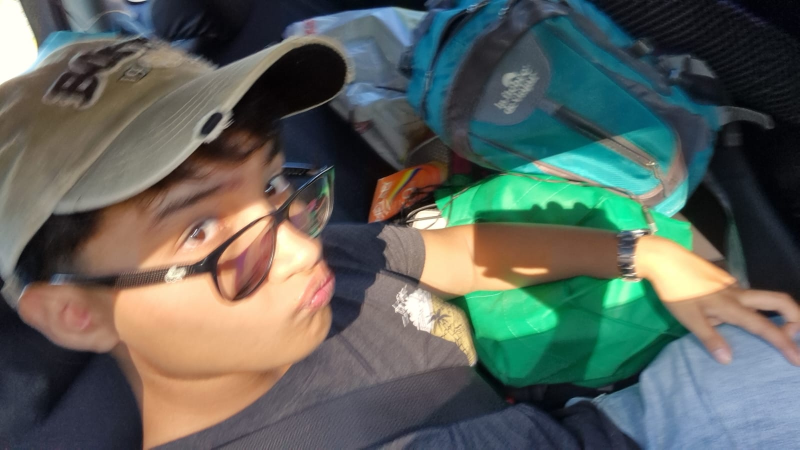
#> input picture resources/Me_foto.jpeg, 1599 x 899 px, found by its file name (shown at 1/2 size); its folder holds 5 pictures in this run
$ python -i main.py   (imports and definitions only)
#> lines starting #> are read from the running program, lines starting #| are printed output that depends on the picture
import tkinter as tk
from PIL import Image, ImageTk
import pygame as pg

#Variables globales
win_open = None
music_on = False

#Constantes de diseño
WIDTH = 500
HEIGHT = 500
ANI_W = 500
ANI_H = 400
RADIO = 25

# [5 lines not run here, left out]
WIDTH = 500
HEIGHT = 500
#Función de análisis numérico.
# [71 lines left out: functions Analisis_num, Analisis_num_aux, abrir_analisis_num, not called in this run]

#Ventana de Ficha personal
def ficha_personal ():
    global win_open, music_on#Llamada a variables globales
    if  win_open is not None and win_open.winfo_exists():#Revisión de ventana
        win_open.lift()#Tirarla hacia adelante
        return
    window2 = tk.Toplevel()#ventana secundaria número 2
    win_open = window2
    window2.title("Ficha personal")
    window2.geometry("700x700")
    window2.resizable(False, False)

    window2.protocol("WM_DELETE_WINDOW", lambda: cerrar_window2())#Para que pare la música si se cierra con X

    pg.mixer.init()
    pg.mixer.music.load("resources/Cancion_audioP3.mp3")#importación de audio
    # [10 lines left out: function cerrar_window2, not called in this run]

    canva3 = tk.Canvas(window2, bg="#D69D17", width=700, height=700)
    canva3.pack(fill="both", expand=True)#Para que cubra toda la ventana
    #Etiquetas de la información personal
    tk.Label(canva3, text="MI FICHA PERSONAL", font=("TimesNewRoman", 20, "bold"), bg="#D49D1B").pack(pady=10)
    tk.Label(canva3, text="Nombre: Francisco Li Ruiz", bg="#D69D17", font=("TimesNewRoman", 11)).pack()
    tk.Label(canva3, text="Carné: 2026014113", bg="#D69D17", font=("TimesNewRoman", 11)).pack()
    tk.Label(canva3, text="Edad: 17 años", bg="#D69D17", font=("TimesNewRoman", 11)).pack()
    Biotext="Biografía: Soy estudiante de ingeniería en computadores en el TEC, actualmente vivo en una residencia como a 300 metros de la entrada principal del TEC pero originialmente soy de Barva, Heredia. Me gusta tocar piano, entrenar, disfruto mucho comer de todo y esta es mi primer interfaz gráfica utilizando tkinter."

    lbl_Biotext = tk.Message(canva3, text=Biotext, bg="#D69D17", font=("TimesNewRoman", 11), width=400)

    lbl_Biotext = tk.Message(canva3, text=Biotext, bg="#D69D17", font=("TimesNewRoman", 11), width=400)#Para adaptar el texto a el tamaño deseado

    lbl_Biotext.pack()
    tk.Label(canva3, text="Géneros musicales favoritos: Indie pop, salsa, jazz, piano clásico", bg="#D69D17", font=("TimesNewRoman", 11), width=450).pack()

    #Imagenes pillow
    img_me = Image.open("resources/Me_foto.JPEG").resize((170, 170))#Tamaño de imagen
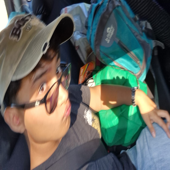
#> img_me: PIL image 170x170 RGB; mean R, G, B 92.3, 99.3, 92.5
    img1 = ImageTk.PhotoImage(img_me)
    label_img1 = tk.Label(canva3, image=img1, bg="#D69D17")#Para que aparezca y se vea de acuerdo al fondo del canvas
    label_img1.image = img1#Para que no desaparezca
    label_img1.place(x=60, y=300)#Ubicación de la imágen
    tk.Label(canva3, text="Yo", bg="#D69D17", font=("TimesNewRoman", 10, "bold")).place(x=60, y=380)#Etiqueta que indica de que trata la imágen


    img_lugar = Image.open("resources/Home_foto.jpeg").resize((170, 170))
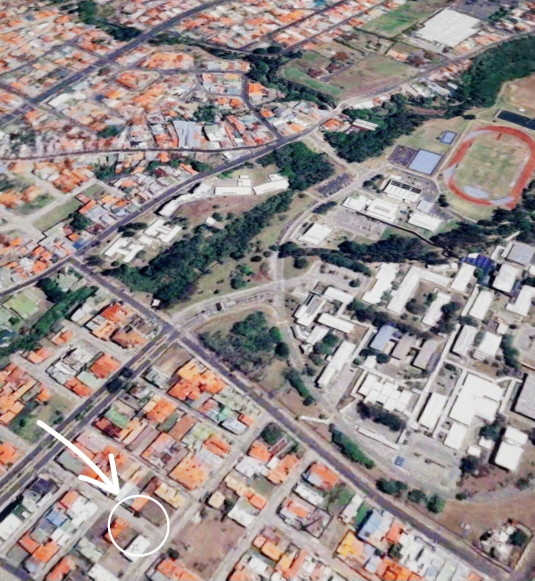
#> input picture resources/Home_foto.jpeg, 1069 x 1161 px (shown at 1/2 size)
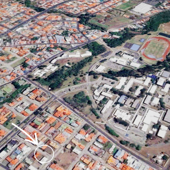
#> img_lugar: PIL image 170x170 RGB; mean R, G, B 148.7, 139, 137.9
    img2 = ImageTk.PhotoImage(img_lugar)
    label_img2 = tk.Label(canva3, image=img2, bg="#D69D17")
    label_img2.image = img2
    label_img2.place(x=60, y=500)
    tk.Label(canva3, text="Donde Vivo", bg="#D69D17", font=("TimesNewRoman", 10, "bold")).place(x=60, y=600)

    img_hobby = Image.open("resources/hobby_foto.jpg").resize((170, 170))
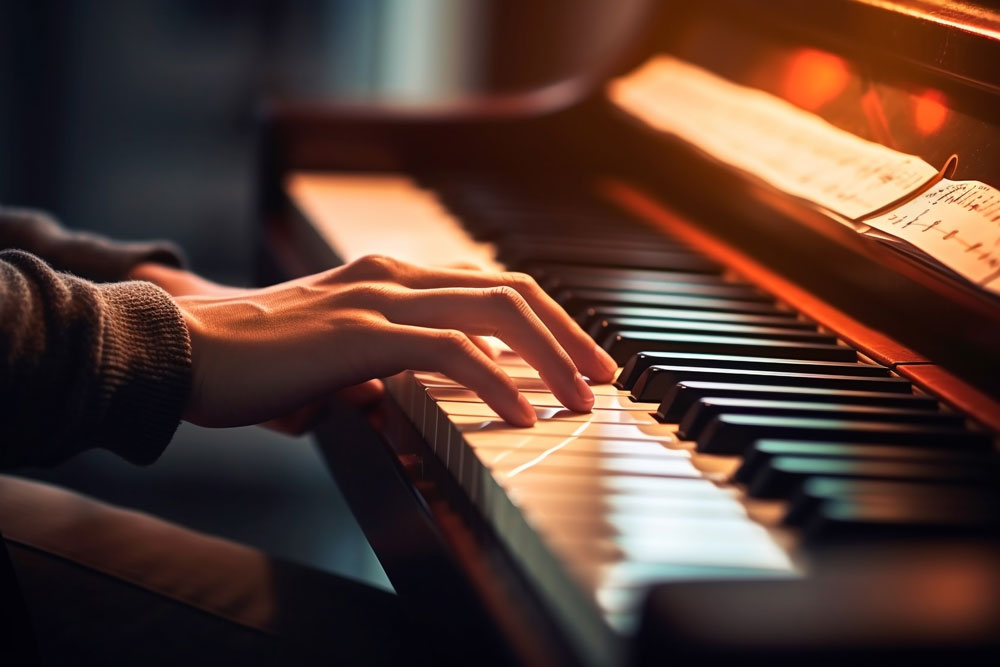
#> input picture resources/hobby_foto.jpg, 1000 x 667 px
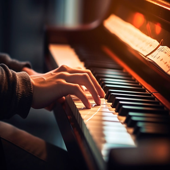
#> img_hobby: PIL image 170x170 RGB; mean R, G, B 87.1, 61, 51.3
    img3 = ImageTk.PhotoImage(img_hobby)
    label_img3 = tk.Label(canva3, image=img3, bg="#D69D17")
    label_img3.image = img3
    label_img3.place(x=500, y=300)
    tk.Label(canva3, text="Mi hobby", bg="#D69D17", font=("TimesNewRoman", 10, "bold")).place(x=500, y=380)

    img_artist = Image.open("resources/Mac_foto.jpg").resize((170, 170))
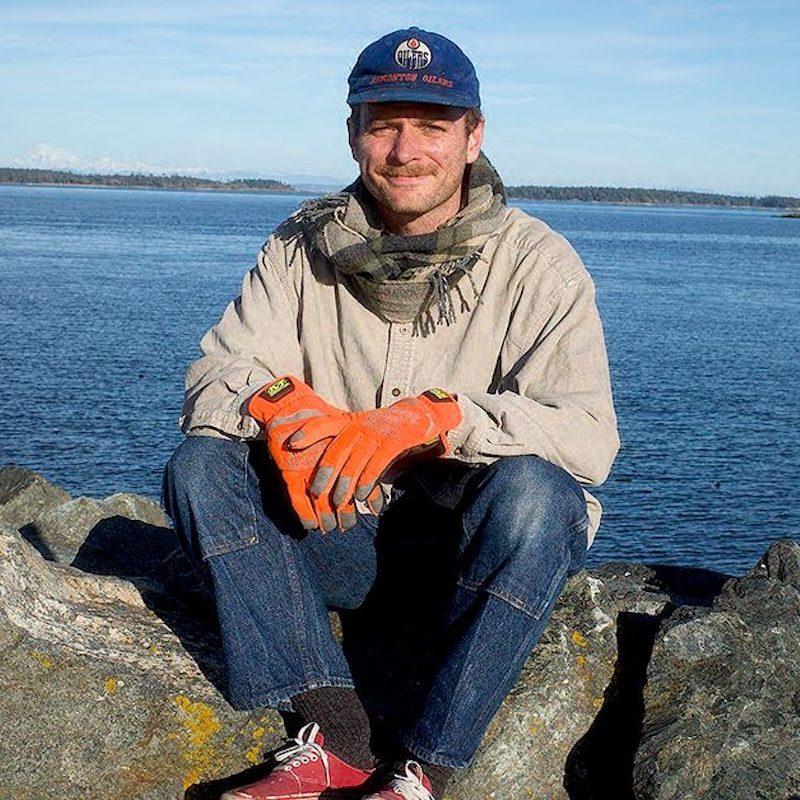
#> input picture resources/Mac_foto.jpg, 800 x 800 px
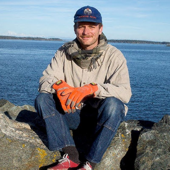
#> img_artist: PIL image 170x170 RGB; mean R, G, B 114.2, 124.9, 134.5
    img4 = ImageTk.PhotoImage(img_artist)
    label_img4 = tk.Label(canva3, image=img4, bg="#D69D17")
    label_img4.image = img4
    label_img4.place(x=500, y=500)
    tk.Label(canva3, text="Artista favorito", bg="#D69D17", font=("TimesNewRoman", 10, "bold")).place(x=500, y=600)
    # [14 lines left out: function music_control, not called in this run]

    music_btn = tk.Button(canva3, text="Reproducir", command=music_control, bg="#66FF66", width=15, cursor="hand2")
    music_btn.place(x=300, y=600)
    tk.Label(canva3,text="Audio de la canción", bg="#D69D17", font=("TimesNewRoman", 10, "bold")).place(x=300, y=570)
    botonw2_1 = tk.Button(canva3,text="Volver", command=lambda: cerrar_window2(), cursor="hand2")
    botonw2_1.place(x=5, y=5)


# [99 lines left out: function abrir_aniwindow, not called in this run]


#Canva y widgets de la ventana principal
# [1 line that did not run here, left out]
# [3 lines not run here, left out]
# [1 line that did not run here, left out]
# [1 line that did not run here, left out]
# [1 line that did not run here, left out]
# [1 line that did not run here, left out]

# [1 line that did not run here, left out]
# [1 line not run here, left out]

# [1 line that did not run here, left out]
# [1 line not run here, left out]

# [1 line that did not run here, left out]
# [1 line not run here, left out]

# [1 line that did not run here, left out]
# [4 lines not run here, left out]

>>> result = ficha_personal()
